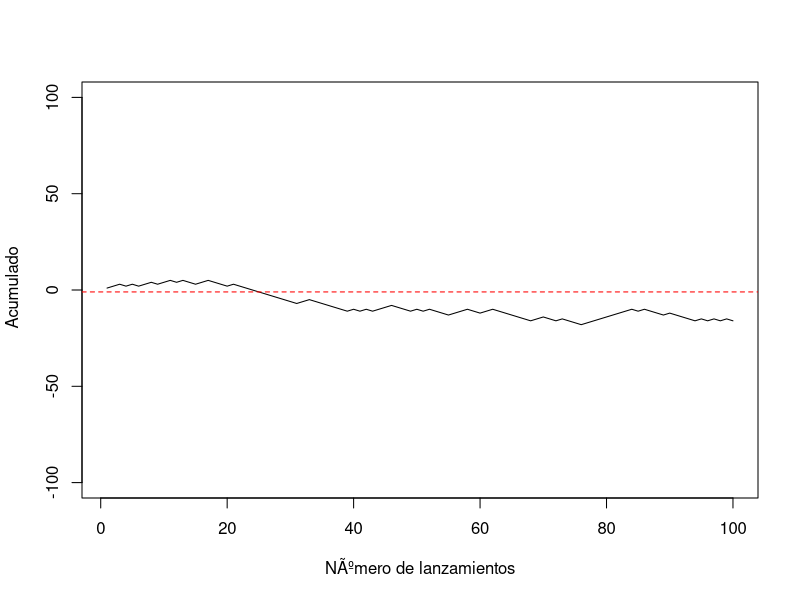

Write R code to recreate this figure.
#juegoA( juego desfavorable a largo plazo)
nsim <- 100#simula 100 lanzamientos de 1 moneda
par(mfrow = c(1,1)) 
experimentos <- 1#numero de experimentos
v <- vector("numeric",length=experimentos)#vector para almacenar los resultados de los lanzamientos
for(i in 1:experimentos){ 
x <- sample(c(cara = 1, cruz = -1), nsim, replace = TRUE, prob = c(0.4995,0.5005))
plot(1:nsim, cumsum(x), type="l", ylab=" Acumulado", xlab="NÃºmero de lanzamientos", ylim=c(-100,100))
 
#plot(cumsum(x), type = "l" , ylim = c(-100,100))
abline(h=-1, lty=2, col="red", xlab="Numero de lanzamientos", ylim=c(-100,100)) 
#print(sum(x))#ganancia o perdida acumulada
#v[i] <- mean(x)
#print(v[i])
#print((x))
#print(cumsum(x))
}
